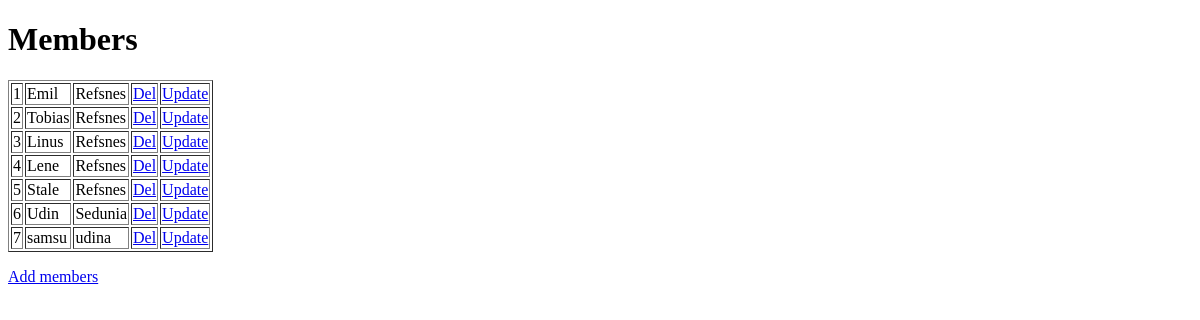
/members/, run on an earlier commit of the app's database.
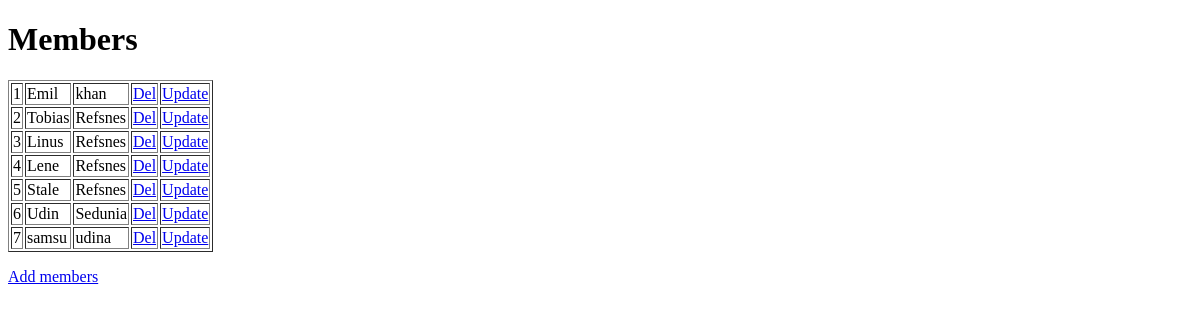
And on a later commit of the database.
### members/models.py (models this page shows)
class Members(models.Model):
    firstname = models.CharField(max_length=255)
    lastname = models.CharField(max_length=255)

### members/views.py (the view)
# urls.py: path('', views.index, name='index'),
def index(request):
    my_members = Members.objects.all().values()
    template = loader.get_template('myfirst.html')
    context = {
        'my_members': my_members
    }
    return HttpResponse(template.render(context, request))

### members/templates/myfirst.html (shortened to what this page needs)
{% extends 'master.html' %}
  {% block content %}
        <h1>Members</h1>
        <table border="1">
            {% for x in my_members %}
            <tr>
                <td>{{ forloop.counter }}</td>
                <td>{{ x.firstname }}</td>
                <td>{{ x.lastname }}</td>
                <td><a href="delete/{{x.id}}">Del</a></td>
                <td><a href="update/{{ x.id }}">Update</a></td>
            </tr>
            {% endfor %}
        </table>
        <p>
        <a href="add/">Add members</a>
        </p>
  {% endblock %}

What changed in the data, as far as the page shows it:
changed Members "Emil": lastname "Refsnes" → "khan"
